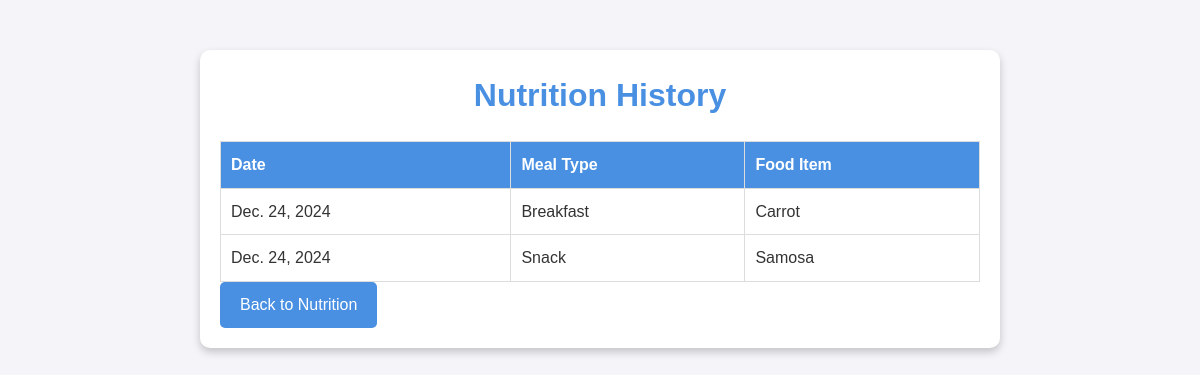
/nutrition-history/ (signed in), run on the app's committed database.
### authapp/models.py (models this page shows, shortened)
class NutritionLog(models.Model):
    user = models.ForeignKey(User, on_delete=models.CASCADE)
    date = models.DateField(auto_now_add=True)
    meal_type = models.CharField(max_length=50)
    food_item = models.CharField(max_length=255)
    calories = models.FloatField(default=0)
    protein = models.FloatField(default=0)
    carbs = models.FloatField(default=0)
    fats = models.FloatField(default=0)

### authapp/views.py (the view)
# urls.py: path('nutrition-history/', views.nutrition_history, name='NutritionHistory'),
@login_required
def nutrition_history(request):
    logs = NutritionLog.objects.filter(user=request.user).order_by("-date")
    return render(request, "nutrition_history.html", {"logs": logs})

### templates/nutrition_history.html (shortened to what this page needs)
{% load static %}
<!DOCTYPE html>
<html lang="en">
<head>
    <link rel="stylesheet" href="{% static 'assets/css/main.css' %}">
</head>
<body>
    <div class="container">
        <h1>Nutrition History</h1>
        {% if logs %}
        <table>
            <thead>
                <tr>
                    <th>Date</th>
                    <th>Meal Type</th>
                    <th>Food Item</th>
                </tr>
            </thead>
            <tbody>
                {% for log in logs %}
                <tr>
                    <td>{{ log.date }}</td>
                    <td>{{ log.meal_type }}</td>
                    <td>{{ log.food_item }}</td>
                </tr>
                {% endfor %}
            </tbody>
        </table>
        {% else %}
        <p class="no-logs">No nutrition logs available. Start logging your meals!</p>
        {% endif %}
        <a href="{% url 'Nutrition' %}" class="back-button">Back to Nutrition</a>
    </div>
</body>
</html>

### static/assets/css/main.css (style rules this page uses)
* { margin: 0; padding: 0; box-sizing: border-box; }
body { background-color: #f4f4f9; color: #333; line-height: 1.6; }

### templates/nutrition_history.html (style rules this page uses)
body { font-family: Arial, sans-serif; background-color: #f4f4f9; color: #333; line-height: 1.6; }
.container { max-width: 800px; margin: 50px auto; padding: 20px; background: white; border-radius: 10px; box-shadow: 0 4px 8px rgba(0, 0, 0, 0.2); }
h1 { text-align: center; margin-bottom: 20px; color: #4a90e2; }
table { width: 100%; border-collapse: collapse; }
table th, table td { padding: 10px; text-align: left; border: 1px solid #ddd; }
table th { background: #4a90e2; color: white; }
.back-button { display: inline-block; background: #4a90e2; color: white; text-decoration: none; padding: 10px 20px; border-radius: 5px; transition: background-color 0.3s; text-align: center; }

### data on the page
NutritionLog: date "Dec. 24, 2024", meal_type "Breakfast", food_item "Carrot"
NutritionLog: date "Dec. 24, 2024", meal_type "Snack", food_item "Samosa"
